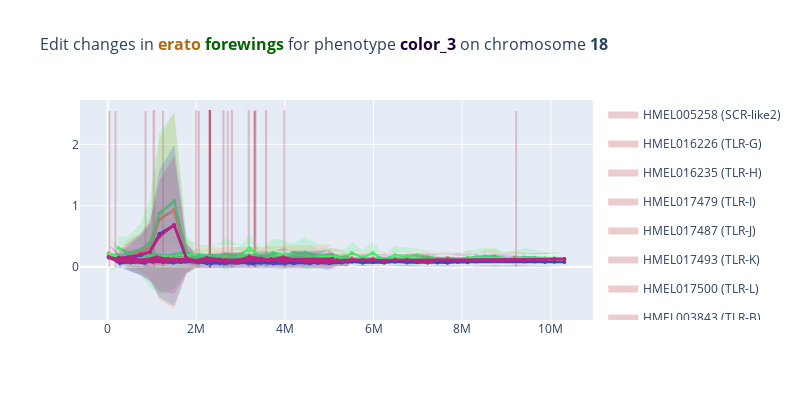

This figure's notebook cell:
### Code cell
from plotly.subplots import make_subplots
import plotly.graph_objs as go
import plotly.io as pio

import pandas as pd

PHASE_NAMES = ["training", "validation", "test"]
NUM_CHROMOSOMES = 21
PHASE_COLORS = ["#78006e", "#062475", "#016316"]


def create_plot_for_one_chromosome(
    species="erato", wing="forewings", color="color_1", chromosome=1, phase="test"
):
    fig = make_subplots(1, 1)
    data_to_save = {}
    phase_rmses = [[], [], []]
    chromosome_position_metadata = []
    all_phase_data, position_metadata = load_data(
        EXP_DIR, species, wing, color, chromosome
    )

    all_nominal_positions = [list(all_phase_data[i][0].keys()) for i in range(3)]
    assert (
        all_nominal_positions[0] == all_nominal_positions[1] == all_nominal_positions[2]
    ), "All position must match across phases."

    chromosome_position_metadata = []
    for nom_pos in all_nominal_positions[0]:
        if nom_pos == len(position_metadata):
            nom_pos -= 1
        chromosome_position_metadata.append(position_metadata[nom_pos])

    data_to_save[chromosome] = {
        "window_size": all_nominal_positions[0][0],
        "nominal_positions": all_nominal_positions[0],
        "real_position_metadata": chromosome_position_metadata,
        "attributions": {},
        "rmses": {},
        "pearsonr": {},
    }
    phase_data = all_phase_data[PHASE_NAMES.index(phase)]
    attrs, rmse, pearsonr = phase_data
    nominal_window_positions = list(attrs.keys())
    plot_data = collect_plot_data(attrs, nominal_window_positions)

    data_to_save[chromosome]["rmses"][phase] = rmse
    data_to_save[chromosome]["pearsonr"][phase] = pearsonr
    data_to_save[chromosome]["attributions"][phase] = {}

    colors = [(245, 138, 66), (66, 245, 102), (47, 74, 196), (189, 32, 131)]
    all_real_positions = [x[1] for x in chromosome_position_metadata]
    for i, edit_opt in enumerate(EDIT_OPTIONS):
        means = np.abs(plot_data[edit_opt]).mean(axis=0)
        stds = np.abs(plot_data[edit_opt]).std(axis=0)
        y_upper = means + stds
        y_lower = means - stds
        data_to_save[chromosome]["attributions"][phase][edit_opt] = {
            "means": means.tolist(),
            "stds": stds.tolist(),
        }

        std_color = f"rgba({','.join(str(c) for c in colors[i])},0.2)"
        fig.add_trace(
            go.Scatter(
                x=all_real_positions + all_real_positions[::-1],
                y=y_upper.tolist() + y_lower.tolist()[::-1],
                fill="toself",
                fillcolor=std_color,
                line=dict(color="rgba(255, 255, 255, 0)"),
                hoverinfo="skip",
                legendgroup=f"edit_{edit_opt}",
                showlegend=False,
                name=edit_opt,
            ),
        )
        line_color = f"rgb({','.join(str(c) for c in colors[i])})"
        fig.add_trace(
            go.Scatter(
                x=all_real_positions,
                y=means,
                hovertemplate="Attribution: %{y}"
                + "<br>Nominal Position: %{x}<br>"
                + "%{text}",
                text=[
                    f"Scaffold: {scaffold}<br>Real Position: {real_position}"
                    for scaffold, real_position in chromosome_position_metadata
                ],
                marker=dict(size=4),
                mode="lines+markers",
                line=dict(color=line_color, width=2.5),
                name=edit_opt,
                legendgroup=f"edit_{edit_opt}",
                showlegend=True,
            ),
        )

    fig.update_layout(
        title=f'Edit changes in <b style="color: #b06a15">{species}</b> <b style="color: #016304">{wing}</b> for phenotype <b style="color: #1c0036">{color}</b> on chromosome <b>{chromosome}</b>',
        title_font_size=16,
        height=400,
        width=800,
    )

    max_y = max([max(d.y) for d in fig.data])
    filtered_gene_info_df = gene_info_df[
        gene_info_df[f"{species}_chromosome"].astype(int) == chromosome
    ]
    for gidx, gene_info in filtered_gene_info_df.iterrows():
        start_x = int(gene_info[f"{species}_start"])
        end_x = int(gene_info[f"{species}_end"])
        if start_x == -1 or pd.isna(gene_info.gene_symbol):
            continue
        opacity = 1.0
        if species == "erato":
            opacity = gene_info.erato_containment_score
        fig.add_trace(
            go.Scatter(
                x=[start_x, end_x, end_x, start_x, start_x],
                y=[0, 0, max_y, max_y, 0],
                fill="toself",
                line_color="#A30016",
                fillcolor="#A30016",
                mode="lines",
                opacity=0.2,
                name=f"{gene_info.gene_id} ({gene_info.gene_symbol})",
            )
        )
        fig.data = tuple([fig.data[-1]] + list(fig.data[:-1]))  # Move this to the back

    return fig, data_to_save


def create_plot_and_data(
    species="erato",
    wing="forewings",
    color="color_1",
):
    specs = [
        [{} for i in range(NUM_CHROMOSOMES)],
        [{} for i in range(NUM_CHROMOSOMES)],
        [{} for i in range(NUM_CHROMOSOMES)],
        [{} for i in range(NUM_CHROMOSOMES)],
        [{} for i in range(NUM_CHROMOSOMES)],
        [{} for i in range(NUM_CHROMOSOMES)],
    ]
    row_titles = [
        f'<b style="color: {PHASE_COLORS[0]}">Training<br>Attributions</b>',
        f'<b style="color: {PHASE_COLORS[0]}">Training<br>RMSE</b>',
        f'<b style="color: {PHASE_COLORS[1]}">Validation<br>Attributions</b>',
        f'<b style="color: {PHASE_COLORS[1]}">Validation<br>RMSE</b>',
        f'<b style="color: {PHASE_COLORS[2]}">Testing<br>Attributions</b>',
        f'<b style="color: {PHASE_COLORS[2]}">Testing<br>RMSE</b>',
    ]
    phase_names = [
        "Training RMSE",
        "Validation RMSE",
        "Testing RMSE",
    ]
    fig = make_subplots(
        rows=6,
        cols=NUM_CHROMOSOMES,
        shared_yaxes="rows",
        subplot_titles=[f"Chromosome {i}" for i in range(1, NUM_CHROMOSOMES + 1)],
        row_titles=row_titles,
        specs=specs,
        horizontal_spacing=0.0025,
        vertical_spacing=0.05,
    )
    data_to_save = {}
    phase_rmses = [[], [], []]
    chromosome_position_metadata = []
    for chromosome in range(1, NUM_CHROMOSOMES + 1):
        all_phase_data, position_metadata = load_data(
            EXP_DIR, species, wing, color, chromosome
        )

        all_nominal_positions = [list(all_phase_data[i][0].keys()) for i in range(3)]
        assert (
            all_nominal_positions[0]
            == all_nominal_positions[1]
            == all_nominal_positions[2]
        ), "All position must match across phases."

        chromosome_position_metadata.append([])
        for nom_pos in all_nominal_positions[0]:
            if nom_pos == len(position_metadata):
                nom_pos -= 1
            chromosome_position_metadata[chromosome - 1].append(
                position_metadata[nom_pos]
            )

        data_to_save[chromosome] = {
            "window_size": all_nominal_positions[0][0],
            "nominal_positions": all_nominal_positions[0],
            "real_position_metadata": chromosome_position_metadata[chromosome - 1],
            "attributions": {},
            "rmses": {},
            "pearsonr": {},
        }
        all_real_positions = [
            x[1] for x in chromosome_position_metadata[chromosome - 1]
        ]
        for pi, phase_data in enumerate(all_phase_data):
            phase_row = pi * 2 + 1
            attrs, rmse, pearsonr = phase_data

            nominal_window_positions = list(attrs.keys())

            plot_data = collect_plot_data(attrs, nominal_window_positions)

            data_to_save[chromosome]["rmses"][PHASE_NAMES[pi]] = rmse
            data_to_save[chromosome]["pearsonr"][PHASE_NAMES[pi]] = pearsonr
            data_to_save[chromosome]["attributions"][PHASE_NAMES[pi]] = {}

            colors = [(245, 138, 66), (66, 245, 102), (47, 74, 196), (189, 32, 131)]
            for i, edit_opt in enumerate(EDIT_OPTIONS):
                means = np.abs(plot_data[edit_opt]).mean(axis=0)
                stds = np.abs(plot_data[edit_opt]).std(axis=0)
                y_upper = means + stds
                y_lower = means - stds
                data_to_save[chromosome]["attributions"][PHASE_NAMES[pi]][edit_opt] = {
                    "means": means.tolist(),
                    "stds": stds.tolist(),
                }

                std_color = f"rgba({','.join(str(c) for c in colors[i])},0.2)"
                # fig.add_trace(
                #    go.Scatter(
                #        x=nominal_window_positions + nominal_window_positions[::-1],
                #        y=y_upper.tolist() + y_lower.tolist()[::-1],
                #        fill="toself",
                #        fillcolor=std_color,
                #        line=dict(color="rgba(255, 255, 255, 0)"),
                #        hoverinfo="skip",
                #        legendgroup=f"edit_{edit_opt}",
                #        showlegend=False,
                #        name=edit_opt,
                #    ),
                #    col=chromosome,
                #    row=phase_row,
                # )
                line_color = f"rgb({','.join(str(c) for c in colors[i])})"
                fig.add_trace(
                    go.Scatter(
                        x=nominal_window_positions,
                        y=means,
                        hovertemplate="Attribution: %{y}"
                        + "<br>Nominal Position: %{x}<br>"
                        + "%{text}",
                        text=[
                            f"Scaffold: {scaffold}<br>Real Position: {real_position}"
                            for scaffold, real_position in chromosome_position_metadata[
                                chromosome - 1
                            ]
                        ],
                        marker=dict(size=4),
                        mode="lines+markers",
                        line=dict(color=line_color, width=2.5),
                        name=edit_opt,
                        legendgroup=f"edit_{edit_opt}",
                        showlegend=chromosome == 1 and pi == 0,
                    ),
                    col=chromosome,
                    row=phase_row,
                )
                if i == 0:
                    fig.add_trace(
                        go.Bar(
                            x=[0],
                            # y=[-rmse],
                            y=[rmse],
                            legendgroup=phase_names[pi],
                            showlegend=False,
                            name=phase_names[pi],
                            marker=dict(color="red"),
                            hovertemplate=f"RMSE: {rmse}<br>Pearson R: {pearsonr}<br>Chromosome{chromosome}",
                            text=[f"RMSE: {rmse}"],
                        ),
                        row=phase_row + 1,
                        col=chromosome,
                    )
                    fig.update_xaxes(
                        showticklabels=False, row=phase_row + 1, col=chromosome
                    )
                if i == 0:
                    phase_rmses[pi].append(rmse)
    fig.update_layout(
        title=f'Edit changes in <b style="color: #b06a15">{species}</b> <b style="color: #016304">{wing}</b> for phenotype <b style="color: #1c0036">{color}</b>',
        title_font_size=40,
        height=1000,
        width=5000,
    )
    return fig, data_to_save


# fig, data_to_save = create_plot_and_data(
#    species="erato", wing="forewings", color="color_1"
# )
# fig

species, wing, color, chromosome = "erato", "forewings", "color_3", 18
fig, data_to_save = create_plot_for_one_chromosome(
    species=species, wing=wing, color=color, chromosome=chromosome, phase="test"
)
pio.write_image(fig, "tmp.svg")
fig.show()

### Figure 1 — Plotly figure (JSON) as saved in the notebook; plotly's stock layout.template omitted (floating-point values rounded to 4 significant figures; data arrays with more than 128 entries replaced by an {"elided": "..."} marker saying what was removed)
{"data": [{"fill": "toself", "fillcolor": "#A30016", "line": {"color": "#A30016"}, "mode": "lines", "name": "HMEL005258 (SCR-like2)", "opacity": 0.2, "type": "scatter", "x": [9218333, 9218685, 9218685, 9218333, 9218333], "y": [0, 0, 2.543, 2.543, 0]}, {"fill": "toself", "fillcolor": "#A30016", "line": {"color": "#A30016"}, "mode": "lines", "name": "HMEL016226 (TLR-G)", "opacity": 0.2, "type": "scatter", "x": [3985783, 3992288, 3992288, 3985783, 3985783], "y": [0, 0, 2.543, 2.543, 0]}, {"fill": "toself", "fillcolor": "#A30016", "line": {"color": "#A30016"}, "mode": "lines", "name": "HMEL016235 (TLR-H)", "opacity": 0.2, "type": "scatter", "x": [3573463, 3578419, 3578419, 3573463, 3573463], "y": [0, 0, 2.543, 2.543, 0]}, {"fill": "toself", "fillcolor": "#A30016", "line": {"color": "#A30016"}, "mode": "lines", "name": "HMEL017479 (TLR-I)", "opacity": 0.2, "type": "scatter", "x": [3333397, 3338315, 3338315, 3333397, 3333397], "y": [0, 0, 2.543, 2.543, 0]}, {"fill": "toself", "fillcolor": "#A30016", "line": {"color": "#A30016"}, "mode": "lines", "name": "HMEL017487 (TLR-J)", "opacity": 0.2, "type": "scatter", "x": [3182746, 3188556, 3188556, 3182746, 3182746], "y": [0, 0, 2.543, 2.543, 0]}, {"fill": "toself", "fillcolor": "#A30016", "line": {"color": "#A30016"}, "mode": "lines", "name": "HMEL017493 (TLR-K)", "opacity": 0.2, "type": "scatter", "x": [2802223, 2808152, 2808152, 2802223, 2802223], "y": [0, 0, 2.543, 2.543, 0]}, {"fill": "toself", "fillcolor": "#A30016", "line": {"color": "#A30016"}, "mode": "lines", "name": "HMEL017500 (TLR-L)", "opacity": 0.2, "type": "scatter", "x": [2610508, 2616587, 2616587, 2610508, 2610508], "y": [0, 0, 2.543, 2.543, 0]}, {"fill": "toself", "fillcolor": "#A30016", "line": {"color": "#A30016"}, "mode": "lines", "name": "HMEL003843 (TLR-B)", "opacity": 0.2, "type": "scatter", "x": [2305681, 2310839, 2310839, 2305681, 2305681], "y": [0, 0, 2.543, 2.543, 0]}, {"fill": "toself", "fillcolor": "#A30016", "line": {"color": "#A30016"}, "mode": "lines", "name": "HMEL003842 (TLR-A)", "opacity": 0.2, "type": "scatter", "x": [2305681, 2310839, 2310839, 2305681, 2305681], "y": [0, 0, 2.543, 2.543, 0]}, {"fill": "toself", "fillcolor": "#A30016", "line": {"color": "#A30016"}, "mode": "lines", "name": "HMEL009158 (TLR-E)", "opacity": 0.2, "type": "scatter", "x": [2305581, 2310839, 2310839, 2305581, 2305581], "y": [0, 0, 2.543, 2.543, 0]}, {"fill": "toself", "fillcolor": "#A30016", "line": {"color": "#A30016"}, "mode": "lines", "name": "HMEL009157 (TLR-D)", "opacity": 0.2, "type": "scatter", "x": [2305581, 2310839, 2310839, 2305581, 2305581], "y": [0, 0, 2.543, 2.543, 0]}, {"fill": "toself", "fillcolor": "#A30016", "line": {"color": "#A30016"}, "mode": "lines", "name": "HMEL011010 (TLR-F)", "opacity": 0.2, "type": "scatter", "x": [1997923, 2003537, 2003537, 1997923, 1997923], "y": [0, 0, 2.543, 2.543, 0]}, {"fill": "toself", "fillcolor": "#A30016", "line": {"color": "#A30016"}, "mode": "lines", "name": "HMEL003256 (Dcr-2)", "opacity": 0.2, "type": "scatter", "x": [1036361, 1051596, 1051596, 1036361, 1036361], "y": [0, 0, 2.543, 2.543, 0]}, {"fill": "toself", "fillcolor": "#A30016", "line": {"color": "#A30016"}, "mode": "lines", "name": "HMEL002564 (Iap2)", "opacity": 0.2, "type": "scatter", "x": [177471, 178781, 178781, 177471, 177471], "y": [0, 0, 2.543, 2.543, 0]}, {"fill": "toself", "fillcolor": "#A30016", "line": {"color": "#A30016"}, "mode": "lines", "name": "HMEL002556 (Moricin)", "opacity": 0.2, "type": "scatter", "x": [40478, 41105, 41105, 40478, 40478], "y": [0, 0, 2.543, 2.543, 0]}, {"fill": "toself", "fillcolor": "#A30016", "line": {"color": "#A30016"}, "mode": "lines", "name": "HMEL006663 (OBP46)", "opacity": 0.2, "type": "scatter", "x": [3319576, 3321203, 3321203, 3319576, 3319576], "y": [0, 0, 2.543, 2.543, 0]}, {"fill": "toself", "fillcolor": "#A30016", "line": {"color": "#A30016"}, "mode": "lines", "name": "HMEL006666 (OBP43)", "opacity": 0.2, "type": "scatter", "x": [3312103, 3312508, 3312508, 3312103, 3312103], "y": [0, 0, 2.543, 2.543, 0]}, {"fill": "toself", "fillcolor": "#A30016", "line": {"color": "#A30016"}, "mode": "lines", "name": "HMEL005059 (CLIP-like5)", "opacity": 0.2, "type": "scatter", "x": [2710461, 2710723, 2710723, 2710461, 2710461], "y": [0, 0, 2.543, 2.543, 0]}, {"fill": "toself", "fillcolor": "#A30016", "line": {"color": "#A30016"}, "mode": "lines", "name": "HMEL022514 (OBP40)", "opacity": 0.2, "type": "scatter", "x": [2060690, 2060932, 2060932, 2060690, 2060690], "y": [0, 0, 2.543, 2.543, 0]}, {"fill": "toself", "fillcolor": "#A30016", "line": {"color": "#A30016"}, "mode": "lines", "name": "HMEL001028 (Optix)", "opacity": 0.2, "type": "scatter", "x": [1249225, 1252032, 1252032, 1249225, 1249225], "y": [0, 0, 2.543, 2.543, 0]}, {"fill": "toself", "fillcolor": "#A30016", "line": {"color": "#A30016"}, "mode": "lines", "name": "HMEL003176 (OBP41)", "opacity": 0.2, "type": "scatter", "x": [856845, 857526, 857526, 856845, 856845], "y": [0, 0, 2.543, 2.543, 0]}, {"fill": "toself", "fillcolor": "rgba(245,138,66,0.2)", "hoverinfo": "skip", "legendgroup": "edit_AA", "line": {"color": "rgba(255, 255, 255, 0)"}, "name": "AA", "showlegend": false, "type": "scatter", "x": {"elided": "166 int values"}, "y": {"elided": "166 float values"}}, {"hovertemplate": "Attribution: %{y}<br>Nominal Position: %{x}<br>%{text}", "legendgroup": "edit_AA", "line": {"color": "rgb(245,138,66)", "width": 2.5}, "marker": {"size": 4}, "mode": "lines+markers", "name": "AA", "showlegend": true, "text": ["Scaffold: Herato1801<br>Real Position: 247082", "Scaffold: Herato1801<br>Real Position: 463665", "Scaffold: Herato1801<br>Real Position: 752294", "Scaffold: Herato1801<br>Real Position: 956944", "Scaffold: Herato1801<br>Real Position: 1166725", "Scaffold: Herato1801<br>Real Position: 1501828", "Scaffold: Herato1801<br>Real Position: 1780421", "Scaffold: Herato1801<br>Real Position: 2046313", "Scaffold: Herato1801<br>Real Position: 2350644", "Scaffold: Herato1801<br>Real Position: 2658340", "Scaffold: Herato1801<br>Real Position: 2946832", "Scaffold: Herato1801<br>Real Position: 3276140", "Scaffold: Herato1801<br>Real Position: 3621132", "Scaffold: Herato1801<br>Real Position: 3964182", "Scaffold: Herato1801<br>Real Position: 4238864", "Scaffold: Herato1801<br>Real Position: 4566311", "Scaffold: Herato1801<br>Real Position: 4877743", "Scaffold: Herato1801<br>Real Position: 5072187", "Scaffold: Herato1803<br>Real Position: 220067", "Scaffold: Herato1804<br>Real Position: 24247", "Scaffold: Herato1804<br>Real Position: 334629", "Scaffold: Herato1805<br>Real Position: 274828", "Scaffold: Herato1805<br>Real Position: 577102", "Scaffold: Herato1805<br>Real Position: 831666", "Scaffold: Herato1805<br>Real Position: 1104913", "Scaffold: Herato1805<br>Real Position: 1373268", "Scaffold: Herato1805<br>Real Position: 1652217", "Scaffold: Herato1805<br>Real Position: 1949828", "Scaffold: Herato1805<br>Real Position: 2239314", "Scaffold: Herato1805<br>Real Position: 2539374", "Scaffold: Herato1805<br>Real Position: 2872659", "Scaffold: Herato1805<br>Real Position: 3200107", "Scaffold: Herato1805<br>Real Position: 3459881", "Scaffold: Herato1805<br>Real Position: 3739954", "Scaffold: Herato1805<br>Real Position: 4008562", "Scaffold: Herato1805<br>Real Position: 4277126", "Scaffold: Herato1805<br>Real Position: 4503512", "Scaffold: Herato1805<br>Real Position: 4746087", "Scaffold: Herato1805<br>Real Position: 5003083", "Scaffold: Herato1805<br>Real Position: 5278444", "Scaffold: Herato1805<br>Real Position: 5512922", "Scaffold: Herato1805<br>Real Position: 5753429", "Scaffold: Herato1805<br>Real Position: 5985665", "Scaffold: Herato1805<br>Real Position: 6239257", "Scaffold: Herato1805<br>Real Position: 6484659", "Scaffold: Herato1805<br>Real Position: 6754056", "Scaffold: Herato1805<br>Real Position: 6979628", "Scaffold: Herato1805<br>Real Position: 7220877", "Scaffold: Herato1805<br>Real Position: 7444980", "Scaffold: Herato1805<br>Real Position: 7669400", "Scaffold: Herato1805<br>Real Position: 7900424", "Scaffold: Herato1805<br>Real Position: 8120092", "Scaffold: Herato1805<br>Real Position: 8323720", "Scaffold: Herato1805<br>Real Position: 8512978", "Scaffold: Herato1805<br>Real Position: 8729051", "Scaffold: Herato1805<br>Real Position: 8929582", "Scaffold: Herato1805<br>Real Position: 9187176", "Scaffold: Herato1805<br>Real Position: 9401846", "Scaffold: Herato1805<br>Real Position: 9632432", "Scaffold: Herato1805<br>Real Position: 9868347", "Scaffold: Herato1805<br>Real Position: 10080414", "Scaffold: Herato1805<br>Real Position: 10305790", "Scaffold: Herato1807<br>Real Position: 240568", "Scaffold: Herato1807<br>Real Position: 514210", "Scaffold: Herato1807<br>Real Position: 765572", "Scaffold: Herato1807<br>Real Position: 1018048", "Scaffold: Herato1807<br>Real Position: 1252992", "Scaffold: Herato1807<br>Real Position: 1484600", "Scaffold: Herato1807<br>Real Position: 1751487", "Scaffold: Herato1807<br>Real Position: 2042276", "Scaffold: Herato1807<br>Real Position: 2332307", "Scaffold: Herato1807<br>Real Position: 2634666", "Scaffold: Herato1807<br>Real Position: 2933359", "Scaffold: Herato1807<br>Real Position: 3177717", "Scaffold: Herato1807<br>Real Position: 3448246", "Scaffold: Herato1807<br>Real Position: 3696787", "Scaffold: Herato1807<br>Real Position: 3942533", "Scaffold: Herato1807<br>Real Position: 4194426", "Scaffold: Herato1807<br>Real Position: 4456018", "Scaffold: Herato1807<br>Real Position: 4723956", "Scaffold: Herato1807<br>Real Position: 4963898", "Scaffold: Herato1807<br>Real Position: 5173693", "Scaffold: Herato1807<br>Real Position: 5435074"], "type": "scatter", "x": [247082, 463665, 752294, 956944, 1166725, 1501828, 1780421, 2046313, 2350644, 2658340, 2946832, 3276140, 3621132, 3964182, 4238864, 4566311, 4877743, 5072187, 220067, 24247, 334629, 274828, 577102, 831666, 1104913, 1373268, 1652217, 1949828, 2239314, 2539374, 2872659, 3200107, 3459881, 3739954, 4008562, 4277126, 4503512, 4746087, 5003083, 5278444, 5512922, 5753429, 5985665, 6239257, 6484659, 6754056, 6979628, 7220877, 7444980, 7669400, 7900424, 8120092, 8323720, 8512978, 8729051, 8929582, 9187176, 9401846, 9632432, 9868347, 10080414, 10305790, 240568, 514210, 765572, 1018048, 1252992, 1484600, 1751487, 2042276, 2332307, 2634666, 2933359, 3177717, 3448246, 3696787, 3942533, 4194426, 4456018, 4723956, 4963898, 5173693, 5435074], "y": [0.151, 0.239, 0.2464, 0.3227, 0.7741, 0.93, 0.1766, 0.1426, 0.1501, 0.1186, 0.1258, 0.09125, 0.1387, 0.1575, 0.09302, 0.1092, 0.1564, 0.1965, 0.1519, 0.2271, 0.1435, 0.159, 0.1186, 0.09927, 0.1345, 0.1493, 0.1156, 0.1488, 0.1339, 0.1217, 0.1297, 0.1523, 0.1088, 0.1378, 0.1065, 0.128, 0.1367, 0.1032, 0.1219, 0.1362, 0.1496, 0.1129, 0.1436, 0.1238, 0.1485, 0.1285, 0.1049, 0.09881, 0.1293, 0.1516, 0.1201, 0.1452, 0.1043, 0.1433, 0.1599, 0.1245, 0.1562, 0.1402, 0.1105, 0.1173, 0.1195, 0.1233, 0.1417, 0.09674, 0.1352, 0.1531, 0.1219, 0.1125, 0.1596, 0.1525, 0.1341, 0.1426, 0.1566, 0.1258, 0.1301, 0.1364, 0.1815, 0.1434, 0.1647, 0.1606, 0.1386, 0.1685, 0.1213]}, {"fill": "toself", "fillcolor": "rgba(66,245,102,0.2)", "hoverinfo": "skip", "legendgroup": "edit_Aa/aA", "line": {"color": "rgba(255, 255, 255, 0)"}, "name": "Aa/aA", "showlegend": false, "type": "scatter", "x": {"elided": "166 int values"}, "y": {"elided": "166 float values"}}, {"hovertemplate": "Attribution: %{y}<br>Nominal Position: %{x}<br>%{text}", "legendgroup": "edit_Aa/aA", "line": {"color": "rgb(66,245,102)", "width": 2.5}, "marker": {"size": 4}, "mode": "lines+markers", "name": "Aa/aA", "showlegend": true, "text": ["Scaffold: Herato1801<br>Real Position: 247082", "Scaffold: Herato1801<br>Real Position: 463665", "Scaffold: Herato1801<br>Real Position: 752294", "Scaffold: Herato1801<br>Real Position: 956944", "Scaffold: Herato1801<br>Real Position: 1166725", "Scaffold: Herato1801<br>Real Position: 1501828", "Scaffold: Herato1801<br>Real Position: 1780421", "Scaffold: Herato1801<br>Real Position: 2046313", "Scaffold: Herato1801<br>Real Position: 2350644", "Scaffold: Herato1801<br>Real Position: 2658340", "Scaffold: Herato1801<br>Real Position: 2946832", "Scaffold: Herato1801<br>Real Position: 3276140", "Scaffold: Herato1801<br>Real Position: 3621132", "Scaffold: Herato1801<br>Real Position: 3964182", "Scaffold: Herato1801<br>Real Position: 4238864", "Scaffold: Herato1801<br>Real Position: 4566311", "Scaffold: Herato1801<br>Real Position: 4877743", "Scaffold: Herato1801<br>Real Position: 5072187", "Scaffold: Herato1803<br>Real Position: 220067", "Scaffold: Herato1804<br>Real Position: 24247", "Scaffold: Herato1804<br>Real Position: 334629", "Scaffold: Herato1805<br>Real Position: 274828", "Scaffold: Herato1805<br>Real Position: 577102", "Scaffold: Herato1805<br>Real Position: 831666", "Scaffold: Herato1805<br>Real Position: 1104913", "Scaffold: Herato1805<br>Real Position: 1373268", "Scaffold: Herato1805<br>Real Position: 1652217", "Scaffold: Herato1805<br>Real Position: 1949828", "Scaffold: Herato1805<br>Real Position: 2239314", "Scaffold: Herato1805<br>Real Position: 2539374", "Scaffold: Herato1805<br>Real Position: 2872659", "Scaffold: Herato1805<br>Real Position: 3200107", "Scaffold: Herato1805<br>Real Position: 3459881", "Scaffold: Herato1805<br>Real Position: 3739954", "Scaffold: Herato1805<br>Real Position: 4008562", "Scaffold: Herato1805<br>Real Position: 4277126", "Scaffold: Herato1805<br>Real Position: 4503512", "Scaffold: Herato1805<br>Real Position: 4746087", "Scaffold: Herato1805<br>Real Position: 5003083", "Scaffold: Herato1805<br>Real Position: 5278444", "Scaffold: Herato1805<br>Real Position: 5512922", "Scaffold: Herato1805<br>Real Position: 5753429", "Scaffold: Herato1805<br>Real Position: 5985665", "Scaffold: Herato1805<br>Real Position: 6239257", "Scaffold: Herato1805<br>Real Position: 6484659", "Scaffold: Herato1805<br>Real Position: 6754056", "Scaffold: Herato1805<br>Real Position: 6979628", "Scaffold: Herato1805<br>Real Position: 7220877", "Scaffold: Herato1805<br>Real Position: 7444980", "Scaffold: Herato1805<br>Real Position: 7669400", "Scaffold: Herato1805<br>Real Position: 7900424", "Scaffold: Herato1805<br>Real Position: 8120092", "Scaffold: Herato1805<br>Real Position: 8323720", "Scaffold: Herato1805<br>Real Position: 8512978", "Scaffold: Herato1805<br>Real Position: 8729051", "Scaffold: Herato1805<br>Real Position: 8929582", "Scaffold: Herato1805<br>Real Position: 9187176", "Scaffold: Herato1805<br>Real Position: 9401846", "Scaffold: Herato1805<br>Real Position: 9632432", "Scaffold: Herato1805<br>Real Position: 9868347", "Scaffold: Herato1805<br>Real Position: 10080414", "Scaffold: Herato1805<br>Real Position: 10305790", "Scaffold: Herato1807<br>Real Position: 240568", "Scaffold: Herato1807<br>Real Position: 514210", "Scaffold: Herato1807<br>Real Position: 765572", "Scaffold: Herato1807<br>Real Position: 1018048", "Scaffold: Herato1807<br>Real Position: 1252992", "Scaffold: Herato1807<br>Real Position: 1484600", "Scaffold: Herato1807<br>Real Position: 1751487", "Scaffold: Herato1807<br>Real Position: 2042276", "Scaffold: Herato1807<br>Real Position: 2332307", "Scaffold: Herato1807<br>Real Position: 2634666", "Scaffold: Herato1807<br>Real Position: 2933359", "Scaffold: Herato1807<br>Real Position: 3177717", "Scaffold: Herato1807<br>Real Position: 3448246", "Scaffold: Herato1807<br>Real Position: 3696787", "Scaffold: Herato1807<br>Real Position: 3942533", "Scaffold: Herato1807<br>Real Position: 4194426", "Scaffold: Herato1807<br>Real Position: 4456018", "Scaffold: Herato1807<br>Real Position: 4723956", "Scaffold: Herato1807<br>Real Position: 4963898", "Scaffold: Herato1807<br>Real Position: 5173693", "Scaffold: Herato1807<br>Real Position: 5435074"], "type": "scatter", "x": [247082, 463665, 752294, 956944, 1166725, 1501828, 1780421, 2046313, 2350644, 2658340, 2946832, 3276140, 3621132, 3964182, 4238864, 4566311, 4877743, 5072187, 220067, 24247, 334629, 274828, 577102, 831666, 1104913, 1373268, 1652217, 1949828, 2239314, 2539374, 2872659, 3200107, 3459881, 3739954, 4008562, 4277126, 4503512, 4746087, 5003083, 5278444, 5512922, 5753429, 5985665, 6239257, 6484659, 6754056, 6979628, 7220877, 7444980, 7669400, 7900424, 8120092, 8323720, 8512978, 8729051, 8929582, 9187176, 9401846, 9632432, 9868347, 10080414, 10305790, 240568, 514210, 765572, 1018048, 1252992, 1484600, 1751487, 2042276, 2332307, 2634666, 2933359, 3177717, 3448246, 3696787, 3942533, 4194426, 4456018, 4723956, 4963898, 5173693, 5435074], "y": [0.3127, 0.2314, 0.2919, 0.394, 0.872, 1.076, 0.2366, 0.1755, 0.1649, 0.209, 0.194, 0.1711, 0.1876, 0.1838, 0.2208, 0.2116, 0.1711, 0.187, 0.1965, 0.2061, 0.13, 0.1829, 0.1872, 0.1547, 0.1657, 0.1676, 0.1423, 0.1508, 0.1663, 0.1491, 0.1357, 0.3065, 0.1591, 0.2329, 0.202, 0.1747, 0.2032, 0.1491, 0.1212, 0.1234, 0.2275, 0.1618, 0.2281, 0.1201, 0.1969, 0.1765, 0.1941, 0.1616, 0.14, 0.1458, 0.1236, 0.1501, 0.169, 0.172, 0.1757, 0.1456, 0.1422, 0.1587, 0.1555, 0.1428, 0.1431, 0.1302, 0.1464, 0.2064, 0.1189, 0.2318, 0.1625, 0.2008, 0.2471, 0.1288, 0.1274, 0.1248, 0.1875, 0.1308, 0.1476, 0.1429, 0.144, 0.2357, 0.2393, 0.1766, 0.1619, 0.1595, 0.1791]}, {"fill": "toself", "fillcolor": "rgba(47,74,196,0.2)", "hoverinfo": "skip", "legendgroup": "edit_aa", "line": {"color": "rgba(255, 255, 255, 0)"}, "name": "aa", "showlegend": false, "type": "scatter", "x": {"elided": "166 int values"}, "y": {"elided": "166 float values"}}, {"hovertemplate": "Attribution: %{y}<br>Nominal Position: %{x}<br>%{text}", "legendgroup": "edit_aa", "line": {"color": "rgb(47,74,196)", "width": 2.5}, "marker": {"size": 4}, "mode": "lines+markers", "name": "aa", "showlegend": true, "text": ["Scaffold: Herato1801<br>Real Position: 247082", "Scaffold: Herato1801<br>Real Position: 463665", "Scaffold: Herato1801<br>Real Position: 752294", "Scaffold: Herato1801<br>Real Position: 956944", "Scaffold: Herato1801<br>Real Position: 1166725", "Scaffold: Herato1801<br>Real Position: 1501828", "Scaffold: Herato1801<br>Real Position: 1780421", "Scaffold: Herato1801<br>Real Position: 2046313", "Scaffold: Herato1801<br>Real Position: 2350644", "Scaffold: Herato1801<br>Real Position: 2658340", "Scaffold: Herato1801<br>Real Position: 2946832", "Scaffold: Herato1801<br>Real Position: 3276140", "Scaffold: Herato1801<br>Real Position: 3621132", "Scaffold: Herato1801<br>Real Position: 3964182", "Scaffold: Herato1801<br>Real Position: 4238864", "Scaffold: Herato1801<br>Real Position: 4566311", "Scaffold: Herato1801<br>Real Position: 4877743", "Scaffold: Herato1801<br>Real Position: 5072187", "Scaffold: Herato1803<br>Real Position: 220067", "Scaffold: Herato1804<br>Real Position: 24247", "Scaffold: Herato1804<br>Real Position: 334629", "Scaffold: Herato1805<br>Real Position: 274828", "Scaffold: Herato1805<br>Real Position: 577102", "Scaffold: Herato1805<br>Real Position: 831666", "Scaffold: Herato1805<br>Real Position: 1104913", "Scaffold: Herato1805<br>Real Position: 1373268", "Scaffold: Herato1805<br>Real Position: 1652217", "Scaffold: Herato1805<br>Real Position: 1949828", "Scaffold: Herato1805<br>Real Position: 2239314", "Scaffold: Herato1805<br>Real Position: 2539374", "Scaffold: Herato1805<br>Real Position: 2872659", "Scaffold: Herato1805<br>Real Position: 3200107", "Scaffold: Herato1805<br>Real Position: 3459881", "Scaffold: Herato1805<br>Real Position: 3739954", "Scaffold: Herato1805<br>Real Position: 4008562", "Scaffold: Herato1805<br>Real Position: 4277126", "Scaffold: Herato1805<br>Real Position: 4503512", "Scaffold: Herato1805<br>Real Position: 4746087", "Scaffold: Herato1805<br>Real Position: 5003083", "Scaffold: Herato1805<br>Real Position: 5278444", "Scaffold: Herato1805<br>Real Position: 5512922", "Scaffold: Herato1805<br>Real Position: 5753429", "Scaffold: Herato1805<br>Real Position: 5985665", "Scaffold: Herato1805<br>Real Position: 6239257", "Scaffold: Herato1805<br>Real Position: 6484659", "Scaffold: Herato1805<br>Real Position: 6754056", "Scaffold: Herato1805<br>Real Position: 6979628", "Scaffold: Herato1805<br>Real Position: 7220877", "Scaffold: Herato1805<br>Real Position: 7444980", "Scaffold: Herato1805<br>Real Position: 7669400", "Scaffold: Herato1805<br>Real Position: 7900424", "Scaffold: Herato1805<br>Real Position: 8120092", "Scaffold: Herato1805<br>Real Position: 8323720", "Scaffold: Herato1805<br>Real Position: 8512978", "Scaffold: Herato1805<br>Real Position: 8729051", "Scaffold: Herato1805<br>Real Position: 8929582", "Scaffold: Herato1805<br>Real Position: 9187176", "Scaffold: Herato1805<br>Real Position: 9401846", "Scaffold: Herato1805<br>Real Position: 9632432", "Scaffold: Herato1805<br>Real Position: 9868347", "Scaffold: Herato1805<br>Real Position: 10080414", "Scaffold: Herato1805<br>Real Position: 10305790", "Scaffold: Herato1807<br>Real Position: 240568", "Scaffold: Herato1807<br>Real Position: 514210", "Scaffold: Herato1807<br>Real Position: 765572", "Scaffold: Herato1807<br>Real Position: 1018048", "Scaffold: Herato1807<br>Real Position: 1252992", "Scaffold: Herato1807<br>Real Position: 1484600", "Scaffold: Herato1807<br>Real Position: 1751487", "Scaffold: Herato1807<br>Real Position: 2042276", "Scaffold: Herato1807<br>Real Position: 2332307", "Scaffold: Herato1807<br>Real Position: 2634666", "Scaffold: Herato1807<br>Real Position: 2933359", "Scaffold: Herato1807<br>Real Position: 3177717", "Scaffold: Herato1807<br>Real Position: 3448246", "Scaffold: Herato1807<br>Real Position: 3696787", "Scaffold: Herato1807<br>Real Position: 3942533", "Scaffold: Herato1807<br>Real Position: 4194426", "Scaffold: Herato1807<br>Real Position: 4456018", "Scaffold: Herato1807<br>Real Position: 4723956", "Scaffold: Herato1807<br>Real Position: 4963898", "Scaffold: Herato1807<br>Real Position: 5173693", "Scaffold: Herato1807<br>Real Position: 5435074"], "type": "scatter", "x": [247082, 463665, 752294, 956944, 1166725, 1501828, 1780421, 2046313, 2350644, 2658340, 2946832, 3276140, 3621132, 3964182, 4238864, 4566311, 4877743, 5072187, 220067, 24247, 334629, 274828, 577102, 831666, 1104913, 1373268, 1652217, 1949828, 2239314, 2539374, 2872659, 3200107, 3459881, 3739954, 4008562, 4277126, 4503512, 4746087, 5003083, 5278444, 5512922, 5753429, 5985665, 6239257, 6484659, 6754056, 6979628, 7220877, 7444980, 7669400, 7900424, 8120092, 8323720, 8512978, 8729051, 8929582, 9187176, 9401846, 9632432, 9868347, 10080414, 10305790, 240568, 514210, 765572, 1018048, 1252992, 1484600, 1751487, 2042276, 2332307, 2634666, 2933359, 3177717, 3448246, 3696787, 3942533, 4194426, 4456018, 4723956, 4963898, 5173693, 5435074], "y": [0.1115, 0.1392, 0.1956, 0.2489, 0.5401, 0.6793, 0.1404, 0.07403, 0.0735, 0.06341, 0.06954, 0.06024, 0.07239, 0.1042, 0.06986, 0.06324, 0.08965, 0.1192, 0.09034, 0.1575, 0.08096, 0.06455, 0.08095, 0.06782, 0.1182, 0.1148, 0.07759, 0.08559, 0.06387, 0.06162, 0.07009, 0.08771, 0.0721, 0.0596, 0.05796, 0.09178, 0.0735, 0.06814, 0.06283, 0.07623, 0.08608, 0.06862, 0.07842, 0.07175, 0.08808, 0.07482, 0.07784, 0.07598, 0.07566, 0.07112, 0.08464, 0.07887, 0.09039, 0.1107, 0.1108, 0.1059, 0.1082, 0.09254, 0.09261, 0.08398, 0.08634, 0.08389, 0.09463, 0.07523, 0.07767, 0.08587, 0.07982, 0.0722, 0.09112, 0.08205, 0.06141, 0.06844, 0.08826, 0.06768, 0.07744, 0.0957, 0.07764, 0.06153, 0.07375, 0.07422, 0.1084, 0.09608, 0.08668]}, {"fill": "toself", "fillcolor": "rgba(189,32,131,0.2)", "hoverinfo": "skip", "legendgroup": "edit_zero-out", "line": {"color": "rgba(255, 255, 255, 0)"}, "name": "zero-out", "showlegend": false, "type": "scatter", "x": {"elided": "166 int values"}, "y": {"elided": "166 float values"}}, {"hovertemplate": "Attribution: %{y}<br>Nominal Position: %{x}<br>%{text}", "legendgroup": "edit_zero-out", "line": {"color": "rgb(189,32,131)", "width": 2.5}, "marker": {"size": 4}, "mode": "lines+markers", "name": "zero-out", "showlegend": true, "text": ["Scaffold: Herato1801<br>Real Position: 247082", "Scaffold: Herato1801<br>Real Position: 463665", "Scaffold: Herato1801<br>Real Position: 752294", "Scaffold: Herato1801<br>Real Position: 956944", "Scaffold: Herato1801<br>Real Position: 1166725", "Scaffold: Herato1801<br>Real Position: 1501828", "Scaffold: Herato1801<br>Real Position: 1780421", "Scaffold: Herato1801<br>Real Position: 2046313", "Scaffold: Herato1801<br>Real Position: 2350644", "Scaffold: Herato1801<br>Real Position: 2658340", "Scaffold: Herato1801<br>Real Position: 2946832", "Scaffold: Herato1801<br>Real Position: 3276140", "Scaffold: Herato1801<br>Real Position: 3621132", "Scaffold: Herato1801<br>Real Position: 3964182", "Scaffold: Herato1801<br>Real Position: 4238864", "Scaffold: Herato1801<br>Real Position: 4566311", "Scaffold: Herato1801<br>Real Position: 4877743", "Scaffold: Herato1801<br>Real Position: 5072187", "Scaffold: Herato1803<br>Real Position: 220067", "Scaffold: Herato1804<br>Real Position: 24247", "Scaffold: Herato1804<br>Real Position: 334629", "Scaffold: Herato1805<br>Real Position: 274828", "Scaffold: Herato1805<br>Real Position: 577102", "Scaffold: Herato1805<br>Real Position: 831666", "Scaffold: Herato1805<br>Real Position: 1104913", "Scaffold: Herato1805<br>Real Position: 1373268", "Scaffold: Herato1805<br>Real Position: 1652217", "Scaffold: Herato1805<br>Real Position: 1949828", "Scaffold: Herato1805<br>Real Position: 2239314", "Scaffold: Herato1805<br>Real Position: 2539374", "Scaffold: Herato1805<br>Real Position: 2872659", "Scaffold: Herato1805<br>Real Position: 3200107", "Scaffold: Herato1805<br>Real Position: 3459881", "Scaffold: Herato1805<br>Real Position: 3739954", "Scaffold: Herato1805<br>Real Position: 4008562", "Scaffold: Herato1805<br>Real Position: 4277126", "Scaffold: Herato1805<br>Real Position: 4503512", "Scaffold: Herato1805<br>Real Position: 4746087", "Scaffold: Herato1805<br>Real Position: 5003083", "Scaffold: Herato1805<br>Real Position: 5278444", "Scaffold: Herato1805<br>Real Position: 5512922", "Scaffold: Herato1805<br>Real Position: 5753429", "Scaffold: Herato1805<br>Real Position: 5985665", "Scaffold: Herato1805<br>Real Position: 6239257", "Scaffold: Herato1805<br>Real Position: 6484659", "Scaffold: Herato1805<br>Real Position: 6754056", "Scaffold: Herato1805<br>Real Position: 6979628", "Scaffold: Herato1805<br>Real Position: 7220877", "Scaffold: Herato1805<br>Real Position: 7444980", "Scaffold: Herato1805<br>Real Position: 7669400", "Scaffold: Herato1805<br>Real Position: 7900424", "Scaffold: Herato1805<br>Real Position: 8120092", "Scaffold: Herato1805<br>Real Position: 8323720", "Scaffold: Herato1805<br>Real Position: 8512978", "Scaffold: Herato1805<br>Real Position: 8729051", "Scaffold: Herato1805<br>Real Position: 8929582", "Scaffold: Herato1805<br>Real Position: 9187176", "Scaffold: Herato1805<br>Real Position: 9401846", "Scaffold: Herato1805<br>Real Position: 9632432", "Scaffold: Herato1805<br>Real Position: 9868347", "Scaffold: Herato1805<br>Real Position: 10080414", "Scaffold: Herato1805<br>Real Position: 10305790", "Scaffold: Herato1807<br>Real Position: 240568", "Scaffold: Herato1807<br>Real Position: 514210", "Scaffold: Herato1807<br>Real Position: 765572", "Scaffold: Herato1807<br>Real Position: 1018048", "Scaffold: Herato1807<br>Real Position: 1252992", "Scaffold: Herato1807<br>Real Position: 1484600", "Scaffold: Herato1807<br>Real Position: 1751487", "Scaffold: Herato1807<br>Real Position: 2042276", "Scaffold: Herato1807<br>Real Position: 2332307", "Scaffold: Herato1807<br>Real Position: 2634666", "Scaffold: Herato1807<br>Real Position: 2933359", "Scaffold: Herato1807<br>Real Position: 3177717", "Scaffold: Herato1807<br>Real Position: 3448246", "Scaffold: Herato1807<br>Real Position: 3696787", "Scaffold: Herato1807<br>Real Position: 3942533", "Scaffold: Herato1807<br>Real Position: 4194426", "Scaffold: Herato1807<br>Real Position: 4456018", "Scaffold: Herato1807<br>Real Position: 4723956", "Scaffold: Herato1807<br>Real Position: 4963898", "Scaffold: Herato1807<br>Real Position: 5173693", "Scaffold: Herato1807<br>Real Position: 5435074"], "type": "scatter", "x": [247082, 463665, 752294, 956944, 1166725, 1501828, 1780421, 2046313, 2350644, 2658340, 2946832, 3276140, 3621132, 3964182, 4238864, 4566311, 4877743, 5072187, 220067, 24247, 334629, 274828, 577102, 831666, 1104913, 1373268, 1652217, 1949828, 2239314, 2539374, 2872659, 3200107, 3459881, 3739954, 4008562, 4277126, 4503512, 4746087, 5003083, 5278444, 5512922, 5753429, 5985665, 6239257, 6484659, 6754056, 6979628, 7220877, 7444980, 7669400, 7900424, 8120092, 8323720, 8512978, 8729051, 8929582, 9187176, 9401846, 9632432, 9868347, 10080414, 10305790, 240568, 514210, 765572, 1018048, 1252992, 1484600, 1751487, 2042276, 2332307, 2634666, 2933359, 3177717, 3448246, 3696787, 3942533, 4194426, 4456018, 4723956, 4963898, 5173693, 5435074], "y": [0.1522, 0.1664, 0.2075, 0.2518, 0.4978, 0.6873, 0.1424, 0.09978, 0.1228, 0.1129, 0.07538, 0.1115, 0.1096, 0.1619, 0.1066, 0.08653, 0.1106, 0.1375, 0.09767, 0.163, 0.1199, 0.1218, 0.1323, 0.1174, 0.1622, 0.1298, 0.09618, 0.1049, 0.1473, 0.1253, 0.09643, 0.1686, 0.1401, 0.1133, 0.09813, 0.1145, 0.1115, 0.08739, 0.07779, 0.09984, 0.123, 0.1137, 0.1247, 0.09259, 0.1199, 0.1152, 0.0906, 0.07636, 0.1161, 0.118, 0.1014, 0.1017, 0.1058, 0.117, 0.1001, 0.1026, 0.1227, 0.1184, 0.1196, 0.1203, 0.1332, 0.1304, 0.09236, 0.09051, 0.09141, 0.1341, 0.09267, 0.1288, 0.1276, 0.08285, 0.1164, 0.08659, 0.1156, 0.1085, 0.1146, 0.1334, 0.1045, 0.1113, 0.1006, 0.1063, 0.1251, 0.1102, 0.1011]}], "layout": {"height": 400, "title": {"font": {"size": 16}, "text": "Edit changes in <b style=\"color: #b06a15\">erato</b> <b style=\"color: #016304\">forewings</b> for phenotype <b style=\"color: #1c0036\">color_3</b> on chromosome <b>18</b>"}, "width": 800, "xaxis": {"anchor": "y", "domain": [0, 1]}, "yaxis": {"anchor": "x", "domain": [0, 1]}}}
